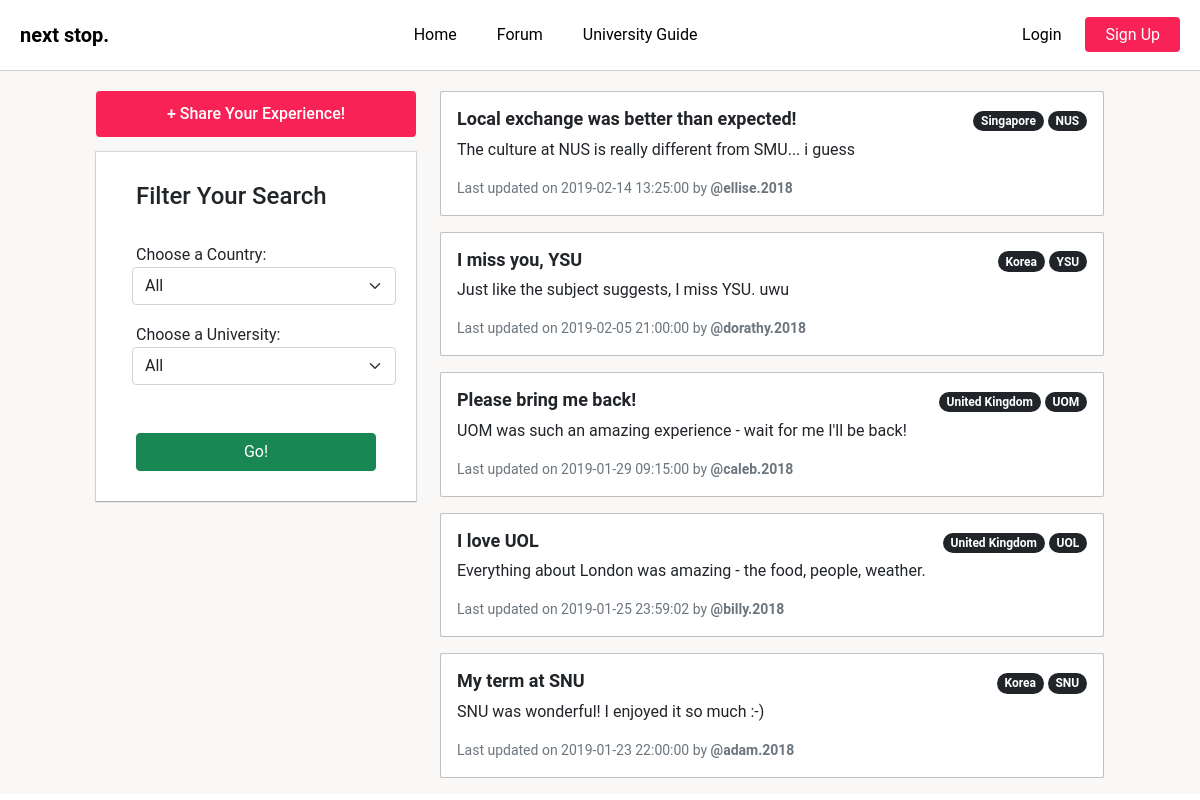
/forum_dynamic/display.php, run on the app's committed database.
### tables this page shows
create table post (
    id integer auto_increment primary key,
    create_timestamp datetime,
    update_timestamp datetime,
    subject varchar(500),
    entry text,
    country varchar(30),
    university varchar(30),
    username varchar(30)
);

### forum_dynamic/model/PostDAO.php (called while the page is built, shortened)
<?php
class PostDAO {
    public function getAll() {
        $connMgr = new ConnectionManager();
        $conn = $connMgr->connect();
        $sql = "SELECT
                    id,
                    create_timestamp,
                    update_timestamp,
                    subject,
                    entry,
                    country,
                    university,
                    username
                FROM post";
        $stmt = $conn->prepare($sql);
        $stmt->execute();
        $stmt->setFetchMode(PDO::FETCH_ASSOC);
        $posts = [];
        while( $row = $stmt->fetch() ) {
            $posts[] =
                new Post(
                    $row['id'],
                    $row['create_timestamp'],
                    $row['update_timestamp'],
                    $row['subject'],
                    $row['entry'],
                    $row['country'],
                    $row['university'],
                    $row['username']
                );
        }
        return $posts;
    }
}
?>

### forum_dynamic/model/Post.php (called while the page is built, shortened)
<?php
class Post {
    private $update_timestamp;
    private $subject;
    private $entry;
    private $country;
    private $university;
    private $username;
    public function __construct($id, $create_timestamp, $update_timestamp, $subject, $entry, $country, $university, $username) {
        $this->update_timestamp = $update_timestamp;
        $this->subject = $subject;
        $this->entry = $entry;
        $this->country = $country;
        $this->university = $university;
        $this->username = $username;
    }
    public function getUpdateTimestamp() {
        return $this->update_timestamp;
    }
    public function getSubject() {
        return $this->subject;
    }
    public function getEntry() {
        return $this->entry;
    }
    public function getCountry() {
        return $this->country;
    }
    public function getUniversity() {
        return $this->university;
    }
    public function getUsername() {
        return $this->username;
    }
}
?>

### forum_dynamic/display.php (the view, shortened to what this page needs)
<?php
if (isset($_SESSION['email'])) {
    $email = $_SESSION['email'];
    $username = $_SESSION['username'];
} else {
    $username = '';
}
$dao = new PostDAO();
$posts = $dao->getAll();
$posts = array_reverse($posts);
?>
<html>
    <head>
        <link href="https://cdn.jsdelivr.net/npm/bootstrap@5.1.0/dist/css/bootstrap.min.css" rel="stylesheet">
        <link rel="stylesheet" href="../navbar/navbar.css">
        <link rel="stylesheet" href="../main.css">
        <link rel="stylesheet" href="css/display.css">
    </head>
<body>
    <nav>
        <div class="nav-logo">
            <a href="../landing_page/landing_page.html" id="nav-logo">next stop.</a>
        </div>
        <div class="nav-items" id="nav-items">
            <a href="../homepage/homepage.php" class="nav-item" id="nav-home">Home</a>
            <a href="../forum_dynamic/display.php" class="nav-item" id="nav-forum">Forum</a>
            <a href="../guide/index.php" class="nav-item" id="nav-uniGuide">University Guide</a>
        </div>
        <div class="nav-login-signup" id="nav-login-signup-2">
            <a href="../log_in.html" class="nav-login" id="nav-login">Login</a>
            <a href="../sign_up.html" class="nav-signup" id="nav-signup">Sign Up</a>
        </div>
            <div class="profile-pic"><?php print_r($username[0]);?></div>
            <div class="username" id="username"><?php print_r($username);?></div>
    </nav>
    <div class='big-box'>
        <div class="row mini-box">
            <div class="col-4 to-expand" >
                <div class="sticky-filter left">
                    <a href='add.php' class='btn share-btn' id='share_btn'>+ Share Your Experience!</a>
                    <div class='box'>
                        <div id="app">
                            <h4 class="filter-title pb-4"> Filter Your Search </h4>
                            <form action="">
                            <div class="row pb-2">
                                <label for='country'> Choose a Country: </label>
                                    <select name='country' id='country'  class="form-select ms-2">
                                        <option value='*'> All </option>
                                    </select>
                            </div>
                            <div class="row choose-uni pb-4">
                                <label for='uni'> Choose a University: </label>
                                    <select name='uni' id='uni'  class="form-select ms-2">
                                        <option value='*'> All </option>
                                    </select>
                            </div>
                            <br>
                            <input class="btn btn-success go-btn" type="submit" name="submit" id="" value="Go!">
                            <br>
                            </form>
                        </div>
                    </div>
                </div>
            </div>
            <br>
            <div class='card-to-expand col-8'>
                <?php
                    if( count($posts) > 0 ) {
                        foreach($posts as $post_object ) {
                            echo "
                            <div class='card mb-3'>
                                <div class='card-body'>
                                    <div class='d-flex justify-content-between post-top'>
                                        <h5 class='card-title'>{$post_object->getSubject()}</h5>
                                        <div class='details'>
                                            <span class='badge rounded-pill bg-dark'>{$post_object->getCountry()}</span>
                                            <span class='badge rounded-pill bg-dark'>{$post_object->getUniversity()}</span>
                                        </div>
                                    </div>
                                    <h6 class='card-subtitle mb-2 text-muted' style='display: none;'> Last Updated: {$post_object->getUpdateTimestamp()}</h6>
                                    <p class='card-text'>{$post_object->getEntry()}</p>
                                    <a style='display: none;' href='edit.php?id={$post_object->getID()}'>Edit</a>
                                    <a style='display: none;' href='delete.php?id={$post_object->getID()}'>Delete</a>
                                    <p class='card-text'><small class='text-muted'>Last updated on {$post_object->getUpdateTimestamp()} by <b>@{$post_object->getUsername()}</b> </small></p>
                                </div>
                            </div>
                            ";
                        }
                    }
                ?>
            </div>
        </div>
    </div>
</body>
</html>

### navbar/navbar.css (style rules this page uses)
nav { padding: 20px 20px; display: flex; justify-content: space-between; align-items: center; position: relative; }
nav a { font-family: 'Roboto', sans-serif; text-decoration: none; color: black; }
#nav-logo { font-size: 20px; font-weight: bold; text-decoration: none; }
.nav-items { display: flex; justify-content: space-evenly; align-items: center; position: relative; }
.nav-item { padding: 0 20px; text-align: center; }
.nav-items a { position: relative; }
.nav-items a:after { content: ""; position: absolute; background: var(--crimson); height: 2px; width: 0; left: 0px; bottom: -23px; transition: 0.3s; }
.nav-login-signup { padding-left: 20px; }
#nav-signup { background-color: var(--crimson); color: white; padding: 8px 20px; border-radius: 4px; margin-left: 20px; }

### main.css (style rules this page uses)
* { margin: 0; padding: 0; box-sizing: border-box; text-decoration: none; }
:root { --roboto: 'Roboto', sans-serif; --black: #000000; --grey: #938F8C; --light-grey: #F9F8F7; --white: #FFFFFF; --crimson: #F82257; --tangerine: #FDA16B; }

### forum_dynamic/css/display.css (style rules this page uses)
* { margin: 0; padding: 0; box-sizing: border-box; font-family: var(--roboto); }
.sticky-filter { position: sticky; top: 5vh; }
.big-box { width: 100%; padding: 20px 8% 0px 8%; border-top: solid 1px #cfcfcf; background: var(--light-grey); }
.left .box { box-shadow: rgba(9, 30, 66, 0.25) 0px 1px 1px, rgba(9, 30, 66, 0.13) 0px 0px 1px 1px; padding: 30px 40px 30px 40px; background: white; display: flex; flex-direction: column; }
.share-btn { font-weight: 500; background: var(--crimson); color: white; width: 100%; padding: 10px 0 10px 0; margin-bottom: 15px; }
.go-btn { width: 100%; }
.choose-uni { margin-top: 10px; }
.card-body { border-radius: 0; box-shadow: rgba(0, 0, 0, 0.02) 0px 1px 3px 0px, rgba(27, 31, 35, 0.15) 0px 0px 0px 1px; }
.card-title { font-weight: bold; font-size: 18px; }

### data on the page
post: subject "Local exchange was better than expected!", country "Singapore", university "NUS", entry "The culture at NUS is really different from SMU... i guess", update_timestamp "2019-02-14 13:25:00", username "ellise.2018"
post: subject "I miss you, YSU", country "Korea", university "YSU", entry "Just like the subject suggests, I miss YSU. uwu", update_timestamp "2019-02-05 21:00:00", username "dorathy.2018"
post: subject "Please bring me back!", country "United Kingdom", university "UOM", entry "UOM was such an amazing experience - wait for me I'll be back!", update_timestamp "2019-01-29 09:15:00", username "caleb.2018"
post: subject "I love UOL", country "United Kingdom", university "UOL", entry "Everything about London was amazing - the food, people, weather.", update_timestamp "2019-01-25 23:59:02", username "billy.2018"
post: subject "My term at SNU", country "Korea", university "SNU", entry "SNU was wonderful! I enjoyed it so much :-)", update_timestamp "2019-01-23 22:00:00", username "adam.2018"
